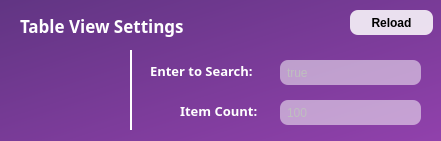
   <widget class="QFrame" name="frame_6">
    <property name="geometry">
     <rect>
      <x>280</x>
      <y>470</y>
      <width>441</width>
      <height>141</height>
     </rect>
    </property>
    <property name="styleSheet">
     <string notr="true">QFrame {
	background: qlineargradient(spread:pad, x1:0, y1:0, x2:1, y2:1, stop:0 rgba(97, 53, 131, 255), stop:1 rgba(145, 65, 172, 255));
	border-radius: 12px;
}</string>
    </property>
    <property name="frameShape">
     <enum>QFrame::StyledPanel</enum>
    </property>
    <property name="frameShadow">
     <enum>QFrame::Raised</enum>
    </property>
    <widget class="QLabel" name="label_21">
     <property name="geometry">
      <rect>
       <x>20</x>
       <y>0</y>
       <width>191</width>
       <height>51</height>
      </rect>
     </property>
     <property name="font">
      <font>
       <family>Sans Serif</family>
       <pointsize>13</pointsize>
       <weight>75</weight>
       <italic>false</italic>
       <bold>true</bold>
       <strikeout>false</strikeout>
       <kerning>true</kerning>
      </font>
     </property>
     <property name="styleSheet">
      <string notr="true">QLabel {
	text-align: center;
	background: transparent;
	color: white;
}</string>
     </property>
     <property name="text">
      <string>Table View Settings</string>
     </property>
     <property name="textFormat">
      <enum>Qt::PlainText</enum>
     </property>
    </widget>
    <widget class="QLabel" name="label_22">
     <property name="geometry">
      <rect>
       <x>150</x>
       <y>60</y>
       <width>121</width>
       <height>21</height>
      </rect>
     </property>
     <property name="font">
      <font>
       <family>Sans Serif</family>
       <pointsize>10</pointsize>
       <weight>75</weight>
       <italic>false</italic>
       <bold>true</bold>
       <strikeout>false</strikeout>
       <kerning>true</kerning>
      </font>
     </property>
     <property name="styleSheet">
      <string notr="true">QLabel {
	text-align: center;
	background: transparent;
	color: white;
}</string>
     </property>
     <property name="text">
      <string>Enter to Search:</string>
     </property>
     <property name="textFormat">
      <enum>Qt::PlainText</enum>
     </property>
    </widget>
    <widget class="QLineEdit" name="et_enterToSearch">
     <property name="enabled">
      <bool>false</bool>
     </property>
     <property name="geometry">
      <rect>
       <x>280</x>
       <y>60</y>
       <width>141</width>
       <height>25</height>
      </rect>
     </property>
     <property name="styleSheet">
      <string notr="true">QLineEdit {
	background: rgba(255, 255, 255, 130);
	border-radius: 8px;
	padding: 5px;
}</string>
     </property>
     <property name="text">
      <string>true</string>
     </property>
    </widget>
    <widget class="QLineEdit" name="et_itemCount">
     <property name="enabled">
      <bool>false</bool>
     </property>
     <property name="geometry">
      <rect>
       <x>280</x>
       <y>100</y>
       <width>141</width>
       <height>25</height>
      </rect>
     </property>
     <property name="styleSheet">
      <string notr="true">QLineEdit {
	background: rgba(255, 255, 255, 130);
	border-radius: 8px;
	padding: 5px;
}</string>
     </property>
     <property name="text">
      <string>100</string>
     </property>
    </widget>
    <widget class="QLabel" name="label_23">
     <property name="geometry">
      <rect>
       <x>180</x>
       <y>100</y>
       <width>91</width>
       <height>21</height>
      </rect>
     </property>
     <property name="font">
      <font>
       <family>Sans Serif</family>
       <pointsize>10</pointsize>
       <weight>75</weight>
       <italic>false</italic>
       <bold>true</bold>
       <strikeout>false</strikeout>
       <kerning>true</kerning>
      </font>
     </property>
     <property name="styleSheet">
      <string notr="true">QLabel {
	text-align: center;
	background: transparent;
	color: white;
}</string>
     </property>
     <property name="text">
      <string>Item Count:</string>
     </property>
     <property name="textFormat">
      <enum>Qt::PlainText</enum>
     </property>
    </widget>
    <widget class="QFrame" name="frame_7">
     <property name="geometry">
      <rect>
       <x>130</x>
       <y>50</y>
       <width>2</width>
       <height>80</height>
      </rect>
     </property>
     <property name="styleSheet">
      <string notr="true">QFrame {
	background: white;
}</string>
     </property>
     <property name="frameShape">
      <enum>QFrame::StyledPanel</enum>
     </property>
     <property name="frameShadow">
      <enum>QFrame::Raised</enum>
     </property>
    </widget>
    <widget class="QPushButton" name="btn_reloadTableView">
     <property name="geometry">
      <rect>
       <x>350</x>
       <y>10</y>
       <width>83</width>
       <height>25</height>
      </rect>
     </property>
     <property name="cursor">
      <cursorShape>PointingHandCursor</cursorShape>
     </property>
     <property name="styleSheet">
      <string notr="true">QPushButton {
	background: rgba(255, 255, 255, 215);
	border-radius: 8px;
	font-weight: bold;
}</string>
     </property>
     <property name="text">
      <string>Reload</string>
     </property>
    </widget>
    <widget class="QLabel" name="lbl_iconTable">
     <property name="geometry">
      <rect>
       <x>40</x>
       <y>60</y>
       <width>62</width>
       <height>62</height>
      </rect>
     </property>
     <property name="styleSheet">
      <string notr="true">QLabel {
	background: transparent;
}</string>
     </property>
     <property name="pixmap">
      <pixmap>../../Downloads/table.png</pixmap>
     </property>
     <property name="scaledContents">
      <bool>true</bool>
     </property>
    </widget>
   </widget>
